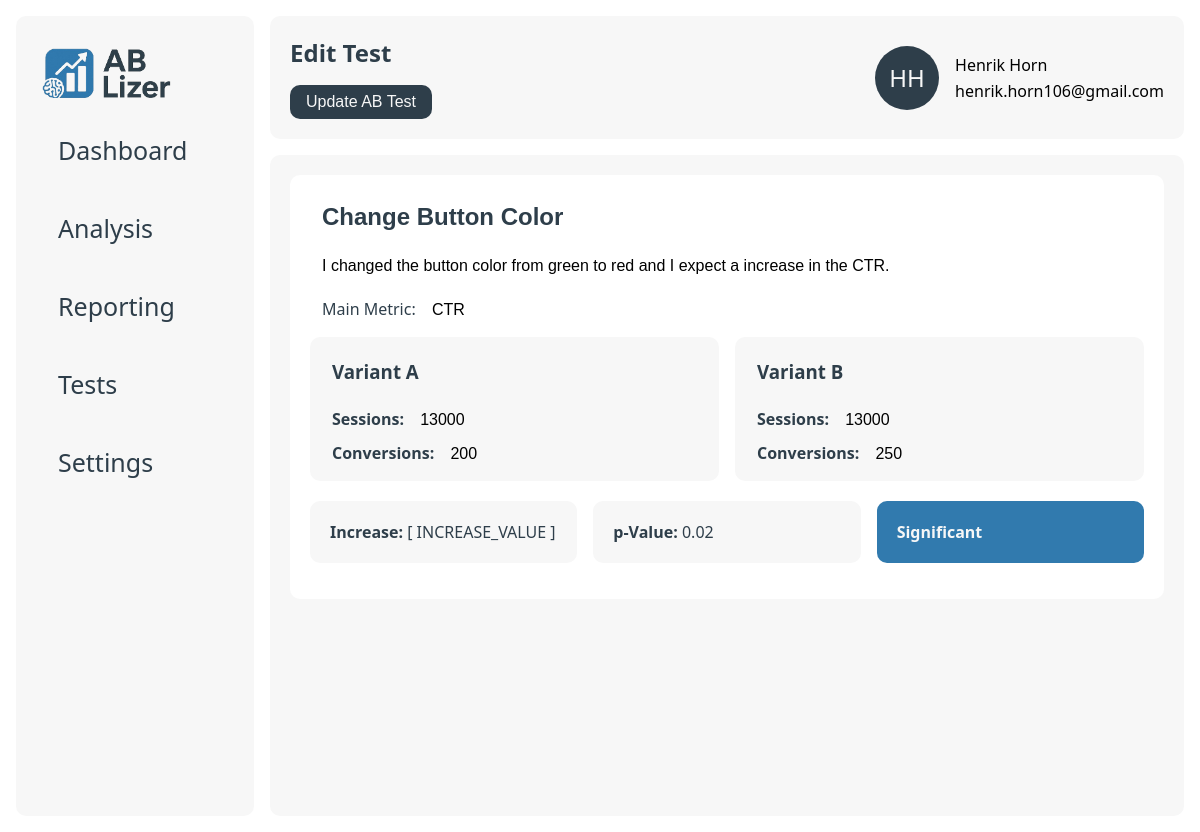
Before: /edit/1/51 with the older database file.
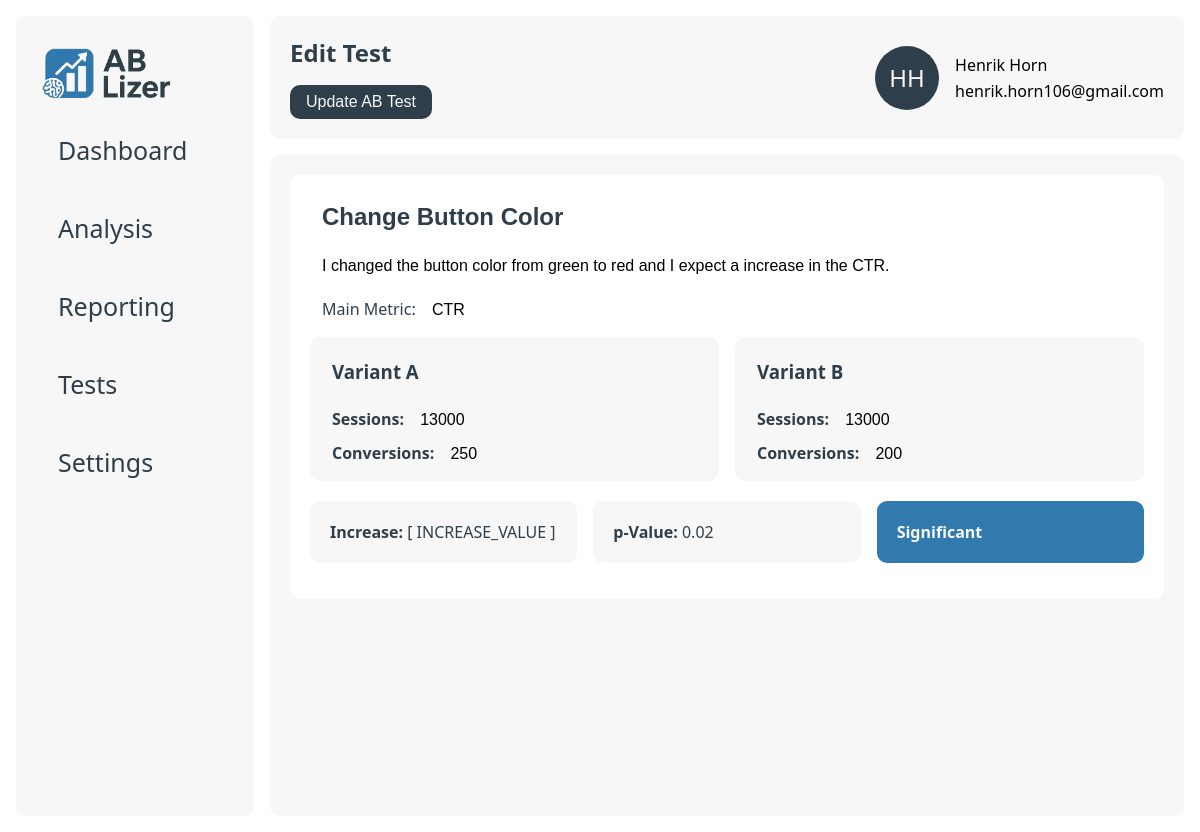
After: the same page with the newer database file.
### data/models.py (models this page shows)
class variants(db.Model):
    __tablename__ = 'variants'
    id = db.Column(db.Integer, primary_key=True)
    test_id = db.Column(db.Integer, db.ForeignKey('ab_tests.id'), nullable=False)
    name = db.Column(db.String(255), nullable=False)
    impressions = db.Column(db.Integer, nullable=False)
    conversions = db.Column(db.Integer, nullable=False)
    conversion_rate = db.Column(db.Float, nullable=False)
    __repr__ = lambda self: f'<Variant {self.id}>'
    __str__ = lambda self: f'{self.id}'

### app.py (the view)
@app.route("/edit/<int:user_id>/<int:test_id>")
def edit_test_page(user_id, test_id):
    user = db_manager.get_user(user_id)
    test = db_manager.get_test(test_id, user.company_id)
    variants = db_manager.get_variants(test_id)
    report = db_manager.get_report(test_id)
    return render_template("edit.html", user=user, test=test, variants=variants, report=report)

### app.py (called while the page is built)
@app.template_filter('initials')
def get_initials(name):
    if not name:
        return ''
    parts = name.strip().split()
    if len(parts) >= 2:
        return (parts[0][0] + parts[1][0]).upper()
    elif len(parts) == 1:
        return parts[0][:2].upper()
    return ''

### data/db_manager.py (called while the page is built)
    def get_test(self, test_id, company_id):
        return ab_tests.query.filter_by(id=test_id, company_id=company_id).first()

    def get_variants(self, test_id):
        return variants.query.filter_by(test_id=test_id).all()

    def get_report(self, test_id):
        return reports.query.filter_by(test_id=test_id).first()

    def get_user(self, user_id):
        return users.query.filter_by(id=user_id).first()

### templates/edit.html (shortened to what this page needs)
{% extends "base.html" %}
{% block page_title %}Edit Test{% endblock %}
{% block page_button %}
    <button form="edit-form" class="btn" type="submit">Update AB Test</button>{% endblock %}
{% block content %}
    <div class="card big">
        <form class="details-form" id="edit-form" method="post" action="">
            <input type="text" class="details-head" name="name" value="{{ test.name }}">
            <input type="text" name="description" value="{{ test.description }}">
            <div class="details-form-group">
                <label for="metric">Main Metric:</label>
                <input class="details-item" type="text" id="metric" name="metric" value="{{ test.metric }}">
            </div>
            {% if variants != [] %}
                <div class="column-grid-2">
                    {% for variant in variants %}
                        <div class="test-card">
                            <h3 class="details-name">{{ variant.name }}</h3>
                            <div class="details-form-group">
                                <label for="sessions_{{ loop.index }}"><strong>Sessions:</strong></label>
                                <input class="details-item" type="text" id="sessions_{{ loop.index }}" name="sessions[]"
                                       value="{{ variant.impressions }}">
                            </div>
                            <div class="details-form-group">
                                <label for="conversions_{{ loop.index }}"><strong>Conversions:</strong></label>
                                <input class="details-item" type="text" id="conversions_{{ loop.index }}"
                                       name="conversions[]" value="{{ variant.conversions }}">
                            </div>
                        </div>
                    {% endfor %}
                </div>
                <div class="column-grid-3">
                    <div class="card secondary">
                        <p><strong>Increase:</strong> [ INCREASE_VALUE ]</p>
                    </div>
                    <div class="card secondary">
                        <p><strong>p-Value:</strong> {{ report.p_value }}</p>
                    </div>
                    {% if report.significance %}
                        <div class="card accent">
                            <p><strong>Significant</strong></p>
                        </div>
                    {% else %}
                        <div class="card secondary">
                            <p><strong>Not Significant</strong></p>
                        </div>
                    {% endif %}
                </div>
            {% else %}
                <button class="btn" id="addVariantBtn">Add Variants</button>
            {% endif %}
        </form>
    </div>
{% endblock %}

Changed rows visible on the page:
changed variants "Variant A": conversions "200" → "250"
changed variants "Variant B": conversions "250" → "200"
